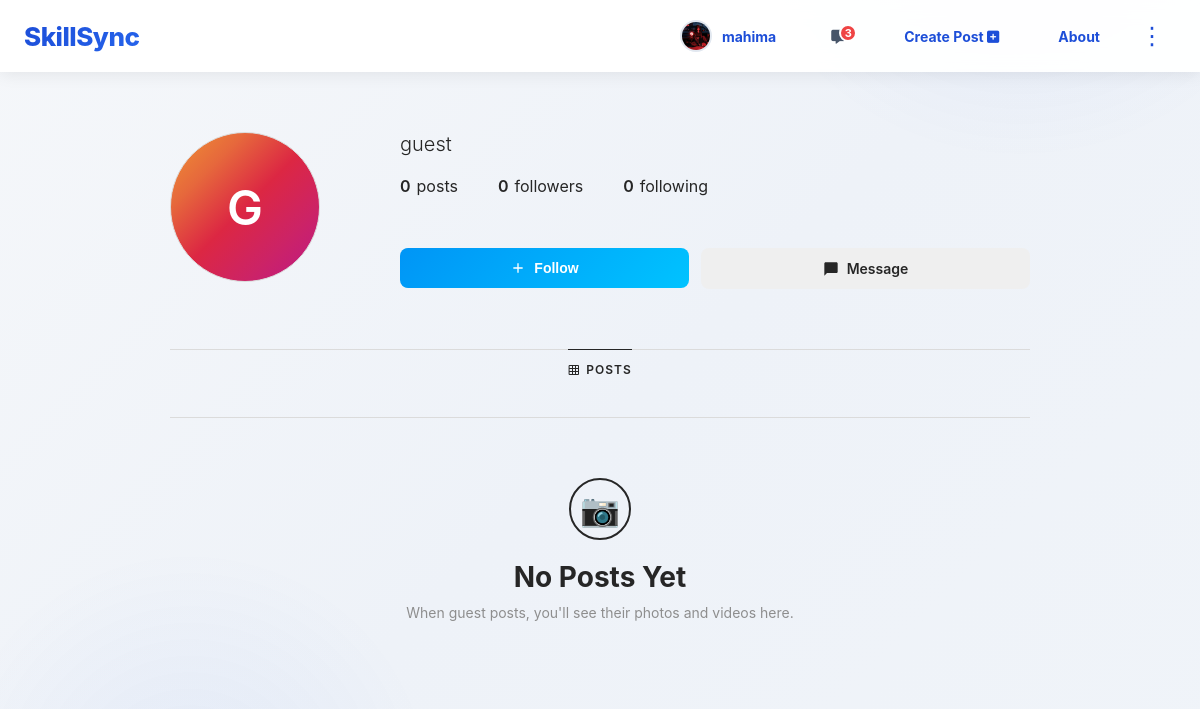
The page /profile/guest/ (signed in) on the database as committed earlier.
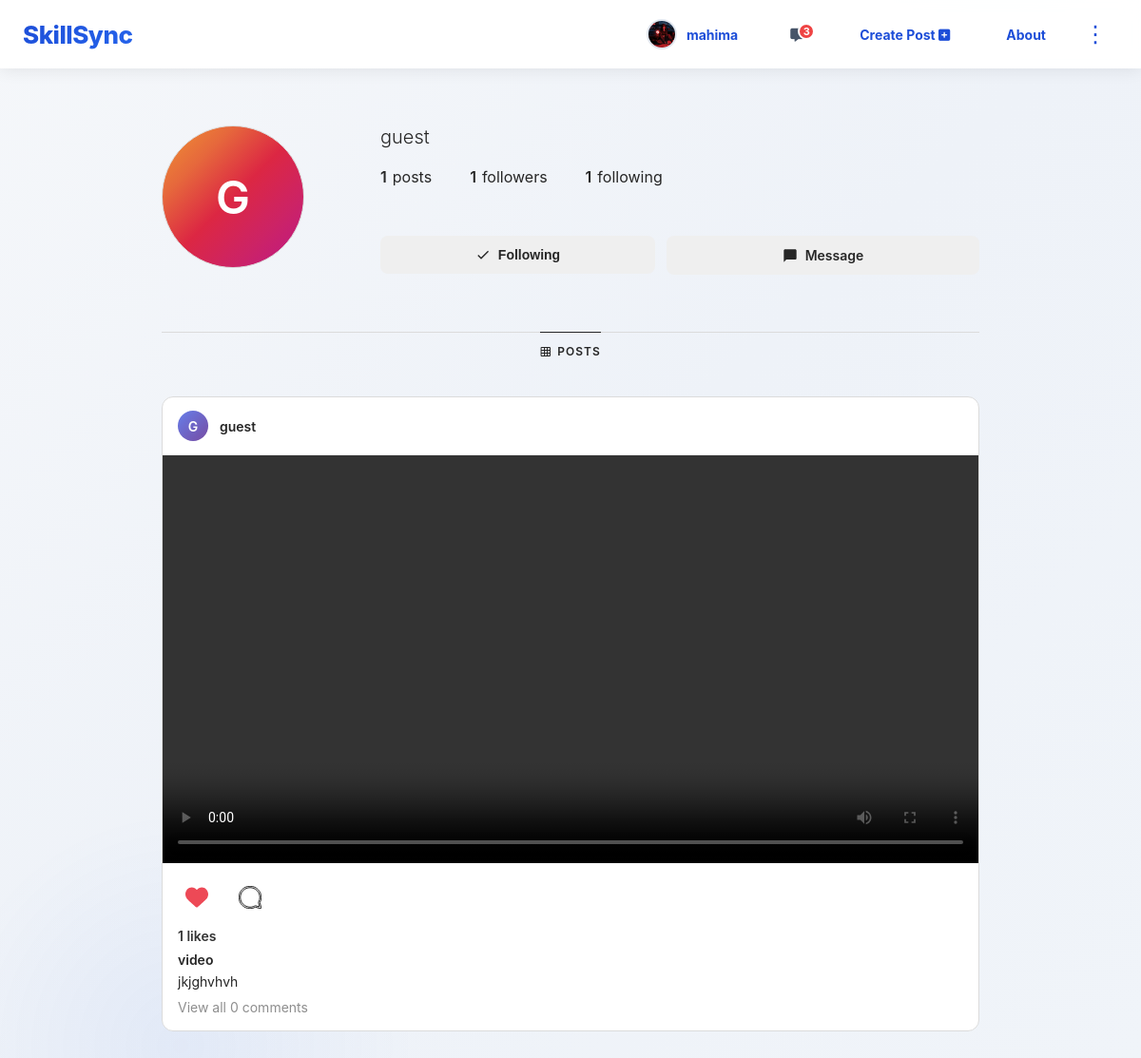
The same page on the database as committed later.
### main/models.py (models this page shows, shortened)
class Profile(models.Model):
    user = models.OneToOneField(User, on_delete=models.CASCADE)
    full_name = models.CharField(max_length=100, blank=True)
    profession = models.CharField(max_length=100, blank=True)
    about = models.TextField(blank=True)
    profile_picture = models.ImageField(upload_to='profile_pics/', default='profile_pics/default.jpg')
    def get_profile_picture_url(self):
        if self.profile_picture:
            try:
                if self.profile_picture.storage.exists(self.profile_picture.name):
                    if 'default' not in self.profile_picture.name:
                        return self.profile_picture.url
            except:
                pass
        return None

class Content(models.Model):
    title = models.CharField(max_length=200)
    description = models.TextField()
    instructor = models.CharField(max_length=100)
    duration = models.CharField(max_length=50)
    created_by = models.ForeignKey(User, on_delete=models.CASCADE)
    created_at = models.DateTimeField(auto_now_add=True)
    likes = models.ManyToManyField(User, related_name='liked_content', blank=True)
    image = models.ImageField(upload_to='content_images/', blank=True, null=True)
    video = models.FileField(upload_to='content_videos/', blank=True, null=True)
    pdf = models.FileField(upload_to='content_pdfs/', blank=True, null=True)

### main/views.py (the view)
# urls.py: path('profile/<str:username>/', views.view_profile, name='view_profile'),
def view_profile(request, username):
    user_obj = get_object_or_404(User, username=username)
    profile, created = Profile.objects.get_or_create(user=user_obj)
    is_following = False
    if request.user.is_authenticated:
        is_following = Follow.objects.filter(
            follower=request.user,
            following=profile.user
        ).exists()
    user_posts = Content.objects.filter(created_by=profile.user).order_by('-created_at')
    posts_count = user_posts.count()
    followers_count = Follow.objects.filter(following=profile.user).count()
    following_count = Follow.objects.filter(follower=profile.user).count()
    return render(request, 'profile_view.html', {
        'profile': profile,
        'user_posts': user_posts,
        'is_following': is_following,
        'posts_count': posts_count,
        'followers_count': followers_count,
        'following_count': following_count,
    })

### main/templates/profile_view.html (shortened to what the changed rows need)
{% extends 'base.html' %}
{% load static  %}
{% block content %}
<div class="profile-container">
    <div class="profile-header">
        <div class="profile-avatar-section">
            <div class="profile-avatar-wrapper">
                {% if profile.profile_picture and profile.get_profile_picture_url %}
                    <img src="{{ profile.get_profile_picture_url }}"
                         alt="{{ profile.user.username }}"
                         class="profile-avatar-img"
                         onerror="handleProfileImageError(this)">
                {% else %}
                    <div class="profile-avatar-fallback">
                        {{ profile.user.username|first|upper }}
                    </div>
                {% endif %}
            </div>
        </div>
        <div class="profile-info-section">
            <div class="profile-username-row">
                <h2 class="profile-username">{{ profile.user.username }}</h2>
            </div>
            <div class="profile-stats">
                <div class="profile-stat">
                    <span class="profile-stat-number">{{ posts_count }}</span>
                    <span class="profile-stat-label">posts</span>
                </div>
                <a href="{% url 'profile_dashboard' username=profile.user.username %}" style="text-decoration: none;">
                    <div class="profile-stat">
                        <span class="profile-stat-number">{{ followers_count }}</span>
                        <span class="profile-stat-label">followers</span>
                    </div>
                </a>
                <a href="{% url 'profile_dashboard' username=profile.user.username %}" style="text-decoration: none;">
                    <div class="profile-stat">
                        <span class="profile-stat-number">{{ following_count }}</span>
                        <span class="profile-stat-label">following</span>
                    </div>
                </a>
            </div>
            <div class="profile-action-buttons">
                {% if request.user == profile.user %}
                    <a href="{% url 'edit_profile' %}" class="profile-btn profile-btn-primary">
                        <svg width="16" height="16" fill="currentColor" viewBox="0 0 24 24">
                            <path d="M3 17.25V21h3.75L17.81 9.94l-3.75-3.75L3 17.25zM20.71 7.04c.39-.39.39-1.02 0-1.41l-2.34-2.34c-.39-.39-1.02-.39-1.41 0l-1.83 1.83 3.75 3.75 1.83-1.83z"/>
                        </svg>
                        Edit Profile
                    </a>
                    <button onclick="shareProfile()" class="profile-btn profile-btn-secondary">
                        <svg width="16" height="16" fill="currentColor" viewBox="0 0 24 24">
                            <path d="M18 16.08c-.76 0-1.44.3-1.96.77L8.91 12.7c.05-.23.09-.46.09-.7s-.04-.47-.09-.7l7.05-4.11c.54.5 1.25.81 2.04.81 1.66 0 3-1.34 3-3s-1.34-3-3-3-3 1.34-3 3c0 .24.04.47.09.7L8.04 9.81C7.5 9.31 6.79 9 6 9c-1.66 0-3 1.34-3 3s1.34 3 3 3c.79 0 1.5-.31 2.04-.81l7.12 4.16c-.05.21-.08.43-.08.65 0 1.61 1.31 2.92 2.92 2.92 1.61 0 2.92-1.31 2.92-2.92s-1.31-2.92-2.92-2.92z"/>
                        </svg>
                        Share Profile
                    </button>
                {% else %}
                    {% if request.user.is_authenticated %}
                        {% if is_following %}
                            <form method="POST" action="{% url 'unfollow' profile.user.id %}" style="flex: 1;">
                                <button type="submit" class="profile-btn profile-btn-following" style="width: 100%;">
                                    <svg width="16" height="16" fill="currentColor" viewBox="0 0 24 24">
                                        <path d="M9 16.2L4.8 12l-1.4 1.4L9 19 21 7l-1.4-1.4L9 16.2z"/>
                                    </svg>
                                    Following
                                </button>
                            </form>
                            <a href="{% url 'chat_room' profile.user.username %}" class="profile-btn profile-btn-message">
                                <svg width="16" height="16" fill="currentColor" viewBox="0 0 24 24">
                                    <path d="M20 2H4c-1.1 0-2 .9-2 2v18l4-4h14c1.1 0 2-.9 2-2V4c0-1.1-.9-2-2-2z"/>
                                </svg>
                                Message
                            </a>
                        {% else %}
                            <form method="POST" action="{% url 'send_follow_request' profile.user.id %}" style="flex: 1;">
                                <button type="submit" class="profile-btn profile-btn-follow" style="width: 100%;">
                                    <svg width="16" height="16" fill="currentColor" viewBox="0 0 24 24">
                                        <path d="M19 13h-6v6h-2v-6H5v-2h6V5h2v6h6v2z"/>
                                    </svg>
                                    Follow
                                </button>
                            </form>
                            <a href="{% url 'chat_room' profile.user.username %}"
                                class="profile-btn profile-btn-message">
                                <svg width="16" height="16" fill="currentColor" viewBox="0 0 24 24">
                                    <path d="M20 2H4c-1.1 0-2 .9-2 2v18l4-4h14c1.1 0 2-.9 2-2V4c0-1.1-.9-2-2-2z"/>
                                </svg>
                                Message
                            </a>
                        {% endif %}
                    {% endif %}
                {% endif %}
            </div>
        </div>
    </div>
    {% if user_posts %}
        <div class="posts-column">
            {% for content in user_posts %}
                <div class="post-card-full">
                    <div class="post-header">
                        {% if profile.profile_picture and profile.get_profile_picture_url %}
                            <img src="{{ profile.get_profile_picture_url }}"
                                 alt="{{ profile.user.username }}"
                                 class="post-avatar">
                        {% else %}
                            <div class="post-avatar-fallback">
                                {{ profile.user.username|first|upper }}
                            </div>
                        {% endif %}
                        <span class="post-username">{{ profile.user.username }}</span>
                    </div>
                    {% if content.image %}
                        <div class="post-media-container">
                            <img src="{{ content.image.url }}" alt="{{ content.title }}" class="post-media">
                        </div>
                    {% elif content.video %}
                        <div class="post-media-container">
                            <video controls class="post-media">
                                <source src="{{ content.video.url }}" type="video/mp4">
                            </video>
                        </div>
                    {% endif %}
                    <div class="post-content">
                        <div class="post-actions-bar">
                            <form method="POST" action="{% url 'like_content' content.id %}" style="margin: 0;">
                                <button type="submit" class="post-action-btn {% if user in content.likes.all %}liked{% endif %}">
                                </button>
                            </form>
                            <button class="post-action-btn">
                            </button>
                        </div>
                        <div class="post-likes">{{ content.likes.count }} likes</div>
                        <div class="post-title">{{ content.title }}</div>
                        <div class="post-description">{{ content.description }}</div>
                        <div class="post-comments-count" onclick="window.location.href='{% url 'content_detail' content.id %}'">
                            View all {{ content.comment_set.count }} comments
                        </div>
                    </div>
                </div>
            {% endfor %}
        </div>
    {% else %}
        <div class="no-posts-state">
            <div class="no-posts-icon">📷</div>
            <div class="no-posts-title">No Posts Yet</div>
            <div class="no-posts-text">When {{ profile.user.username }} posts, you'll see their photos and videos here.</div>
        </div>
    {% endif %}
</div>
{% endblock %}

Rows that differ between the two databases and show on the page:
shown differently, row unchanged: Profile "guest": user.username "guest" → (not shown)
added Content: {{ profile.user.username|first|upper }} "G", {{ profile.user.username }} "guest", likes.count "1", title "video", description "jkjghvhvh", comment_set.count "0"
Other text that changed with them:
{{ posts_count }}: "0" → "1"
{{ followers_count }}: "0" → "1"
{{ following_count }}: "0" → "1"
text no longer shown: "Follow 📷 No Posts Yet When posts, you'll see their photos and videos here."
text now shown: "Following"
